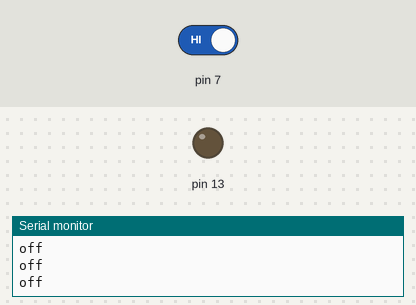
The sketch below on a simulated Arduino Uno, built with avr-gcc and run on an emulated ATmega328P. Parts: output pins drawn as LEDs (lit = HIGH), the last lines printed to the serial monitor. The test bench sets the inputs (shaded band); at power-on: pin 7 HIGH.

Above: at 2.8 s.
2.9 s: pin 7 driven LOW
At 3.8 s:
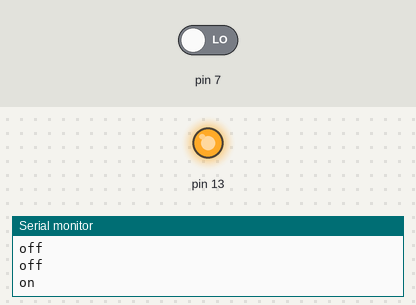
4.5 s: pin 7 driven HIGH
At 5.3 s:
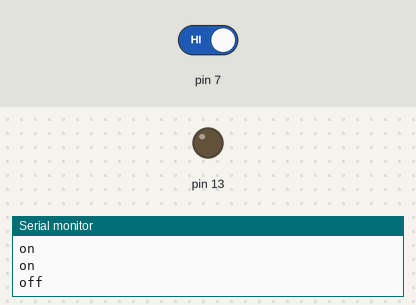
Timing chart, 0 to 7.5 s (numbered marks = the images above; inputs shaded):
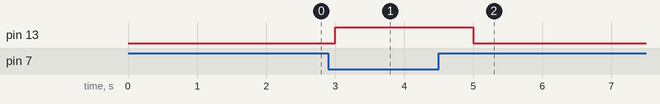

The sketch:

Tilt_Sensor_Challenge1.ino
```cpp
void setup() {
  pinMode(7, INPUT);
  pinMode(13,OUTPUT);
  Serial.begin(9600);

}

void loop() {
  if(digitalRead(7)==LOW)
  {
    Serial.println("on");
    digitalWrite(13,HIGH);
  }
  else
  {Serial.println("off");
  digitalWrite(13,LOW);
  }
  delay(1000);
}
```

Measured:
- after the input at 2.9 s, pin 13: LOW → HIGH after 0.10 s
- after the input at 4.5 s, pin 13: HIGH → LOW after 0.50 s
